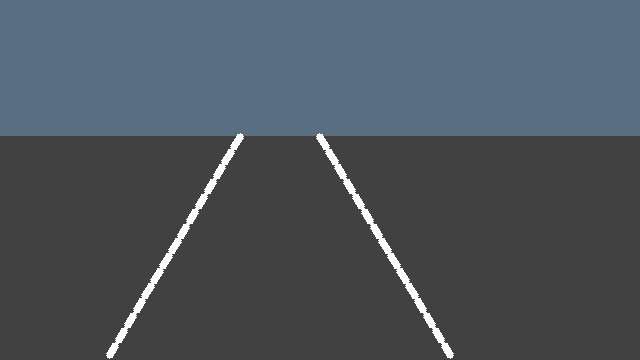
#> input picture data/test_images/highway_lane_02.jpg, 640 x 360 px
$ python -i color_space_isolator.py   (imports and definitions only)
#> lines starting #> are read from the running program, lines starting #| are printed output that depends on the picture; after the words box and inside, x2 and y2 are one past the last pixel; in counts of white or black regions, pixels touching at a corner belong together
### src/config.py
"""
LKA Project — Shared Configuration Loader
==========================================
Loads project_config.yaml and resolves all paths relative to the project root.
Import this in any script:

    from src.config import cfg, PATHS
"""

from dataclasses import dataclass
from pathlib import Path
from typing import Any, Dict, List, Optional, Tuple, Union

import yaml

# ── Project root is two levels above this file (src/config.py) ─────────────
PROJECT_ROOT = Path(__file__).resolve().parent.parent


# ==============================================================================
# Phase 2: Configuration Dataclasses
# ==============================================================================

@dataclass
class UploadConfig:
    staging_dir: str
    max_file_size_mb: int
    max_batch_size_gb: int
    accepted_image_formats: List[str]
    accepted_video_formats: List[str]
    accepted_archive_formats: List[str]
    thumbnail_size: Tuple[int, int]
    thumbnail_quality: int
    thumbnail_dir: str
    cleanup_staging_after_hours: int


@dataclass
class AutoAnnotationConfig:
    enabled: bool
    road_surface: dict
    lane_marking: dict
    confidence: dict
    output: dict


@dataclass
class QualityScoringConfig:
    dimension_mismatch_severity: str
    illegal_class_id_severity: str
    road_coverage_min: float
    road_coverage_max: float
    lane_coverage_min: float
    lane_coverage_max: float
    lane_width_min_px: int
    lane_width_max_px: int
    max_lane_fragments: int
    sky_region_top_fraction: float
    weights: dict
    thresholds: dict


@dataclass
class PipelineConfig:
    batch_id_method: str
    state_file: str
    auto_split_after_annotation: bool
    parallel_workers: int
    progress_poll_interval_sec: float


# ==============================================================================
# Phase 4 Section 5: Optical Extrinsics Dataclass
# ==============================================================================

import math


@dataclass
class CameraExtrinsics:
    """Camera extrinsic calibration parameters relative to vehicle ground plane and front axle."""
    mount_height_m: float = 1.20
    pitch_rad: float = 0.08726646
    roll_rad: float = 0.0
    yaw_rad: float = 0.0
    x_offset_m: float = 0.0
    z_offset_m: float = 0.50
    y_horizon_px: Optional[int] = None
    calibration_method: str = "default"
    timestamp: str = ""

    def compute_horizon_y(self, cy: float = 180.0, fy: float = 500.0) -> int:
        """y_horizon = cy - fy * tan(theta_pitch). Down-positive pitch lowers the horizon in image coords."""
        return int(round(cy - fy * math.tan(self.pitch_rad)))

    # [51 lines left out: functions validate, to_dict, save_yaml, from_yaml, not called in this run]


def _load_config() -> dict:
    config_path = PROJECT_ROOT / "configs" / "project_config.yaml"
    if not config_path.exists():
        raise FileNotFoundError(f"Config not found: {config_path}")
    with open(config_path, "r") as f:
        return yaml.safe_load(f)


cfg = _load_config()


def resolve(relative_path: str) -> Path:
    """Resolve a config path relative to project root."""
    return PROJECT_ROOT / relative_path


class _Paths:
    """Convenience object: PATHS.raw_frames, PATHS.train, etc."""
    def __init__(self, path_cfg: dict):
        for key, value in path_cfg.items():
            setattr(self, key, resolve(value))

    def all(self) -> dict:
        return {k: v for k, v in self.__dict__.items()}


PATHS = _Paths(cfg["paths"])


# [14 lines left out: function ensure_dirs, not called in this run]


# [5 lines that do not run on import are left out]

### src/perception/color_space_isolator.py
"""
src/perception/color_space_isolator.py
======================================
APEX-Vision Core v4.0 • Max-Level Multi-Color Space Fusion & Lane Isolator
ISO 26262 ASIL-B Aligned Computer Vision Feature Extraction

This module implements multi-space color decomposition and contrast-adaptive
histogram equalization (CLAHE) to isolate Yellow and White roadway and off-road
lane boundaries across high-dynamic-range lighting conditions.

Color Space Transformation Architecture:
----------------------------------------
1. HLS (Hue, Lightness, Saturation):
   - White isolation via high lightness ($L > 200$).
   - Yellow isolation via bounded hue ($15^\circ \le H \le 35^\circ$) and high saturation ($S > 80$).
2. CIE LAB ($L^*, a^*, b^*$):
   - Yellow boundary isolation via the opponent yellow-blue $b^*$-channel ($b^* > 145$).
3. YUV ($Y, U, V$):
   - White boundary isolation via calibrated luminance ($Y > 190$).
4. CLAHE (Contrast Limited Adaptive Histogram Equalization):
   - Applied to luminance / lightness channels ($L$ in HLS/LAB, $Y$ in YUV) with
     adaptive clip limits (default: 2.5, tile grid size: 8x8) to recover lane
     contrast beneath severe shadows, dusk, and headlight glare.
5. Morphological Post-Refinement:
   - Noise suppression via morphological opening ($3 \times 3$ ellipse) and gap
     closure via directional morphological dilation/closing ($5 \times 3$ kernel).
"""

from dataclasses import dataclass, field
import logging
import math
from pathlib import Path
import sys
import time
from typing import Any, Dict, List, Optional, Tuple, Union

import cv2
import numpy as np

# Absolute path setup and config import
PROJECT_ROOT = Path(__file__).resolve().parent.parent.parent
if str(PROJECT_ROOT) not in sys.path:
    sys.path.insert(0, str(PROJECT_ROOT))

from src.config import PATHS, cfg as CONFIG

logger = logging.getLogger("APEX.ColorSpaceIsolator")


@dataclass
class ColorIsolationConfig:
    """Configuration parameters for multi-color space boundary isolation."""
    # White Lane Thresholds
    white_hls_l_min: int = 200
    white_hls_l_max: int = 255
    white_yuv_y_min: int = 190
    white_yuv_y_max: int = 255
    white_rgb_r_min: int = 190
    white_rgb_g_min: int = 190
    white_rgb_b_min: int = 190

    # Yellow Lane Thresholds
    yellow_lab_b_min: int = 145
    yellow_lab_b_max: int = 255
    yellow_hls_h_min: int = 15
    yellow_hls_h_max: int = 35
    yellow_hls_s_min: int = 80
    yellow_hls_s_max: int = 255

    # Off-Road Dirt / Earth Thresholds (BAJA Buggy Profile)
    dirt_hls_h_min: int = 8
    dirt_hls_h_max: int = 25
    dirt_hls_l_min: int = 60
    dirt_hls_l_max: int = 160
    dirt_hls_s_min: int = 40
    dirt_hls_s_max: int = 180

    # CLAHE Configuration
    enable_clahe: bool = True
    clahe_clip_limit: float = 2.5
    clahe_tile_grid_size: Tuple[int, int] = (8, 8)

    # Morphological Filter Kernel Sizes
    morph_kernel_open: Tuple[int, int] = (3, 3)
    morph_kernel_close: Tuple[int, int] = (5, 3)

    # Adaptive Shadow / Glare Compensation
    enable_adaptive_lighting: bool = True
    glare_mean_threshold: float = 185.0
    shadow_mean_threshold: float = 65.0


@dataclass
class ColorIsolationResult:
    """Result telemetry from multi-space color isolation pass."""
    white_binary_mask: np.ndarray
    yellow_binary_mask: np.ndarray
    combined_binary_mask: np.ndarray
    dirt_boundary_mask: Optional[np.ndarray] = None
    clahe_enhanced_bgr: Optional[np.ndarray] = None
    hls_image: Optional[np.ndarray] = None
    lab_image: Optional[np.ndarray] = None
    yuv_image: Optional[np.ndarray] = None
    processing_time_ms: float = 0.0
    detected_lighting_condition: str = "NORMAL"
    mean_scene_luminance: float = 0.0
    white_pixel_count: int = 0
    yellow_pixel_count: int = 0

    # [8 lines left out: function get_summary_metrics, not called in this run]


class ColorSpaceIsolator:
    """
    Orchestrates high-precision multi-color space fusion, CLAHE contrast
    equalization, and boundary isolation for roadway and off-road environments.
    """

    def __init__(self, config: Optional[ColorIsolationConfig] = None):
        self.config = config or ColorIsolationConfig()

        # Instantiate OpenCV CLAHE processor
        self.clahe = cv2.createCLAHE(
            clipLimit=self.config.clahe_clip_limit,
            tileGridSize=self.config.clahe_tile_grid_size,
        )

        # Pre-build morphological structuring elements
        self.kernel_open = cv2.getStructuringElement(
            cv2.MORPH_ELLIPSE, self.config.morph_kernel_open
        )
        self.kernel_close = cv2.getStructuringElement(
            cv2.MORPH_RECT, self.config.morph_kernel_close
        )

    def apply_clahe_enhancement(self, bgr_image: np.ndarray) -> np.ndarray:
        """
        Apply CLAHE across the luminance channel in LAB color space to equalize
        lighting without distorting chromaticity values.
        """
        lab = cv2.cvtColor(bgr_image, cv2.COLOR_BGR2LAB)
        l_chan, a_chan, b_chan = cv2.split(lab)
        l_equalized = self.clahe.apply(l_chan)
        lab_equalized = cv2.merge([l_equalized, a_chan, b_chan])
        return cv2.cvtColor(lab_equalized, cv2.COLOR_LAB2BGR)

    def assess_lighting_condition(self, bgr_image: np.ndarray) -> Tuple[str, float]:
        """
        Assess scene lighting distribution to dynamically adjust threshold offsets.
        Returns condition tag: NORMAL, GLARE, SHADOW, or DUSK_NIGHT.
        """
        gray = cv2.cvtColor(bgr_image, cv2.COLOR_BGR2GRAY)
        mean_val = float(np.mean(gray))

        if mean_val > self.config.glare_mean_threshold:
            return "GLARE", mean_val
        elif mean_val < self.config.shadow_mean_threshold:
            return "DUSK_NIGHT", mean_val
        elif np.std(gray) > 65.0:
            return "HIGH_CONTRAST_SHADOW", mean_val
        return "NORMAL", mean_val

    def isolate_white_boundaries(
        self,
        bgr_image: np.ndarray,
        hls_image: np.ndarray,
        yuv_image: np.ndarray,
        lighting_tag: str,
    ) -> np.ndarray:
        """
        Isolate white lane markings combining HLS Lightness, YUV Luminance, and RGB thresholds.
        """
        # Dynamic threshold adaptation under glare or night
        l_thresh = self.config.white_hls_l_min
        y_thresh = self.config.white_yuv_y_min

        if lighting_tag == "GLARE":
            l_thresh = min(240, l_thresh + 20)
            y_thresh = min(235, y_thresh + 20)
        elif lighting_tag == "DUSK_NIGHT":
            l_thresh = max(160, l_thresh - 35)
            y_thresh = max(150, y_thresh - 35)

        # 1. HLS Lightness mask
        hls_l = hls_image[:, :, 1]
        mask_hls = cv2.inRange(hls_l, l_thresh, self.config.white_hls_l_max)

        # 2. YUV Luminance mask
        yuv_y = yuv_image[:, :, 0]
        mask_yuv = cv2.inRange(yuv_y, y_thresh, self.config.white_yuv_y_max)

        # 3. RGB high-intensity mask
        lower_rgb = np.array([
            self.config.white_rgb_b_min,
            self.config.white_rgb_g_min,
            self.config.white_rgb_r_min,
        ], dtype=np.uint8)
        upper_rgb = np.array([255, 255, 255], dtype=np.uint8)
        mask_rgb = cv2.inRange(bgr_image, lower_rgb, upper_rgb)

        # Fusion: HLS Lightness combined with YUV Luminance or high RGB
        white_mask = cv2.bitwise_and(mask_hls, cv2.bitwise_or(mask_yuv, mask_rgb))

        # Morphological noise removal
        white_clean = cv2.morphologyEx(white_mask, cv2.MORPH_OPEN, self.kernel_open)
        white_final = cv2.morphologyEx(white_clean, cv2.MORPH_CLOSE, self.kernel_close)
        return white_final

    def isolate_yellow_boundaries(
        self,
        bgr_image: np.ndarray,
        hls_image: np.ndarray,
        lab_image: np.ndarray,
        lighting_tag: str,
    ) -> np.ndarray:
        """
        Isolate yellow lane markings fusing LAB b*-channel (yellow-blue opponent)
        and HLS Hue-Saturation boundaries.
        """
        b_thresh = self.config.yellow_lab_b_min
        s_thresh = self.config.yellow_hls_s_min

        if lighting_tag == "DUSK_NIGHT":
            b_thresh = max(135, b_thresh - 10)
            s_thresh = max(60, s_thresh - 20)

        # 1. LAB b*-channel thresholding (positive values represent yellow)
        lab_b = lab_image[:, :, 2]
        mask_lab_b = cv2.inRange(lab_b, b_thresh, self.config.yellow_lab_b_max)

        # 2. HLS Hue & Saturation thresholding (yellow hue typically in 15-35 range)
        lower_hls = np.array([
            self.config.yellow_hls_h_min,
            30,
            s_thresh,
        ], dtype=np.uint8)
        upper_hls = np.array([
            self.config.yellow_hls_h_max,
            240,
            self.config.yellow_hls_s_max,
        ], dtype=np.uint8)
        mask_hls_yellow = cv2.inRange(hls_image, lower_hls, upper_hls)

        # Fusion: Bitwise OR between LAB b* and HLS yellow
        yellow_mask = cv2.bitwise_or(mask_lab_b, mask_hls_yellow)

        # Morphological filtering
        yellow_clean = cv2.morphologyEx(yellow_mask, cv2.MORPH_OPEN, self.kernel_open)
        yellow_final = cv2.morphologyEx(yellow_clean, cv2.MORPH_CLOSE, self.kernel_close)
        return yellow_final

    # [27 lines left out: function isolate_offroad_dirt_boundaries, not called in this run]

    def process(
        self,
        bgr_image: np.ndarray,
        extract_dirt: bool = False,
    ) -> ColorIsolationResult:
        """
        Execute full multi-color space boundary isolation pass.
        """
        t_start = time.perf_counter()

        if bgr_image is None or bgr_image.size == 0:
            empty_mask = np.zeros((360, 640), dtype=np.uint8)
            return ColorIsolationResult(
                white_binary_mask=empty_mask,
                yellow_binary_mask=empty_mask,
                combined_binary_mask=empty_mask,
                detected_lighting_condition="INVALID_INPUT",
            )

        # 1. Assess Lighting Distribution
        lighting_tag, mean_lum = self.assess_lighting_condition(bgr_image)

        # 2. Apply CLAHE if enabled
        if self.config.enable_clahe:
            enhanced_bgr = self.apply_clahe_enhancement(bgr_image)
        else:
            enhanced_bgr = bgr_image.copy()

        # 3. Transform into Target Color Spaces
        hls = cv2.cvtColor(enhanced_bgr, cv2.COLOR_BGR2HLS)
        lab = cv2.cvtColor(enhanced_bgr, cv2.COLOR_BGR2LAB)
        yuv = cv2.cvtColor(enhanced_bgr, cv2.COLOR_BGR2YUV)

        # 4. Isolate White and Yellow Boundaries
        white_mask = self.isolate_white_boundaries(enhanced_bgr, hls, yuv, lighting_tag)
        yellow_mask = self.isolate_yellow_boundaries(enhanced_bgr, hls, lab, lighting_tag)

        # 5. Extract Off-Road Dirt if requested
        dirt_mask = None
        if extract_dirt:
            dirt_mask = self.isolate_offroad_dirt_boundaries(hls, lab)

        # 6. Combine Binary Masks
        combined_mask = cv2.bitwise_or(white_mask, yellow_mask)
        if dirt_mask is not None:
            combined_mask = cv2.bitwise_or(combined_mask, dirt_mask)

        # Count isolated pixels
        n_white = int(cv2.countNonZero(white_mask))
        n_yellow = int(cv2.countNonZero(yellow_mask))

        elapsed_ms = (time.perf_counter() - t_start) * 1000.0

        return ColorIsolationResult(
            white_binary_mask=white_mask,
            yellow_binary_mask=yellow_mask,
            combined_binary_mask=combined_mask,
            dirt_boundary_mask=dirt_mask,
            clahe_enhanced_bgr=enhanced_bgr,
            hls_image=hls,
            lab_image=lab,
            yuv_image=yuv,
            processing_time_ms=elapsed_ms,
            detected_lighting_condition=lighting_tag,
            mean_scene_luminance=mean_lum,
            white_pixel_count=n_white,
            yellow_pixel_count=n_yellow,
        )

    # [84 lines left out: functions generate_diagnostic_visualization, suppress_shadow_artifacts, isolate_multiscale_gravel_edges, not called in this run]


class TemporalColorCalibrationTracker:
    """
    Maintains an exponential moving average of road surface and sky chromaticity
    to stabilize color segmentation thresholds across dynamic cloud cover and tunnels.
    """

    # [26 lines left out: functions __init__, update, not called in this run]


# ═══════════════════════════════════════════════════════════════════════════════
# Standalone Factory & Self-Verification
# ═══════════════════════════════════════════════════════════════════════════════

def get_color_space_isolator(config: Optional[ColorIsolationConfig] = None) -> ColorSpaceIsolator:
    """Factory constructor for ColorSpaceIsolator."""
    return ColorSpaceIsolator(config=config)


# [34 lines left out: function run_unit_tests, not called in this run]


# [3 lines not run here, left out]

>>> import cv2
>>> picture = cv2.imread('../../data/test_images/highway_lane_02.jpg')
#> picture is the input picture: shape (360, 640, 3); mean B, G, R 92.1, 84.9, 77
>>> result = ColorSpaceIsolator().process(picture)
#> in assess_lighting_condition, `gray = cv2.cvtColor(bgr_image, cv2.COLOR_BGR2GRAY)`:
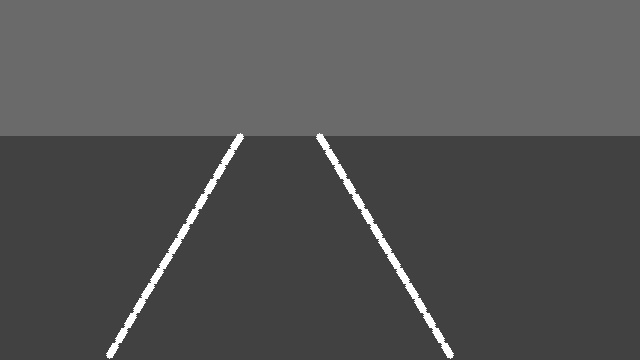
#> gray: shape (360, 640); min 58, max 255, mean 83.4
#> in assess_lighting_condition, `mean_val = float(np.mean(gray))`: mean_val = 83.4
#> in process, `lighting_tag, mean_lum = self.assess_lighting_condition(bgr_image)`: lighting_tag = 'NORMAL'; mean_lum = 83.4
#> in apply_clahe_enhancement, `lab = cv2.cvtColor(bgr_image, cv2.COLOR_BGR2LAB)`: lab: shape (360, 640, 3); mean of channels 0, 1, 2 90.2, 126.9, 123.1
#> in apply_clahe_enhancement, `l_chan, a_chan, b_chan = cv2.split(lab)`:
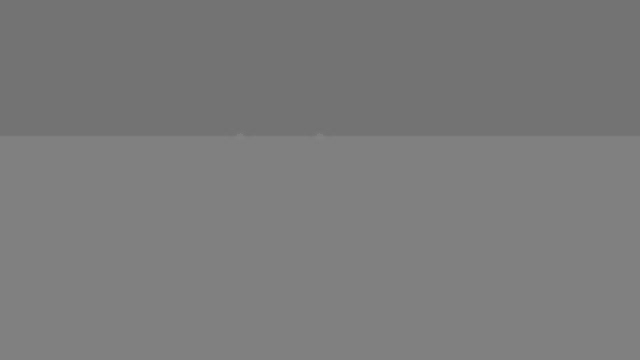
#> b_chan: shape (360, 640); min 114, max 131, mean 123.1
#> in apply_clahe_enhancement, `lab_equalized = cv2.merge([l_equalized, a_chan, b_chan])`: lab_equalized: shape (360, 640, 3); mean of channels 0, 1, 2 93.6, 126.9, 123.1
#> in process, `hls = cv2.cvtColor(enhanced_bgr, cv2.COLOR_BGR2HLS)`: hls: shape (360, 640, 3); mean of channels 0, 1, 2 39.8, 87.4, 17.4
#> in process, `lab = cv2.cvtColor(enhanced_bgr, cv2.COLOR_BGR2LAB)`: lab: shape (360, 640, 3); mean of channels 0, 1, 2 93.7, 126.9, 123.1
#> in process, `yuv = cv2.cvtColor(enhanced_bgr, cv2.COLOR_BGR2YUV)`: yuv: shape (360, 640, 3); mean of channels 0, 1, 2 86.3, 132.2, 122.3
#> in isolate_white_boundaries, `mask_hls = cv2.inRange(hls_l, l_thresh, self.config.white_hls_l_max)`:
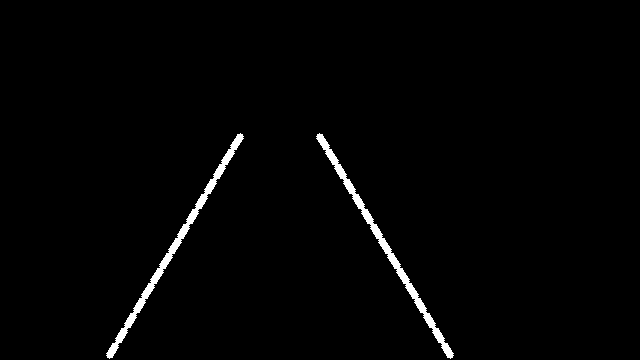
#> mask_hls: shape (360, 640); 1.5% white; 2 white regions, box (x1, y1, x2, y2) and area: (106, 133, 244, 359) 1774, (316, 133, 454, 359) 1774
#> in isolate_white_boundaries, `white_clean = cv2.morphologyEx(white_mask, cv2.MORPH_OPEN, self.kernel..`: white_clean: shape (360, 640); 1.5% white; 2 white regions, box (x1, y1, x2, y2) and area: (106, 133, 244, 359) 1742, (316, 133, 454, 359) 1742
#> in isolate_white_boundaries, `white_final = cv2.morphologyEx(white_clean, cv2.MORPH_CLOSE, self.kern..`:
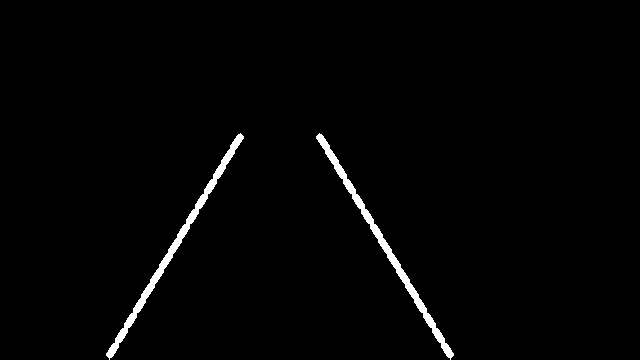
#> white_final: shape (360, 640); 1.6% white; 2 white regions, box (x1, y1, x2, y2) and area: (106, 133, 244, 360) 1801, (316, 133, 454, 360) 1801
#> in isolate_yellow_boundaries, `mask_lab_b = cv2.inRange(lab_b, b_thresh, self.config.yellow_lab_b_max)`: mask_lab_b: shape (360, 640); every value is 0
#> in process, `n_white = int(cv2.countNonZero(white_mask))`: n_white = 3602
#> in process, `n_yellow = int(cv2.countNonZero(yellow_mask))`: n_yellow = 0

$ run again, on data/test_images/straight_road_01.jpg
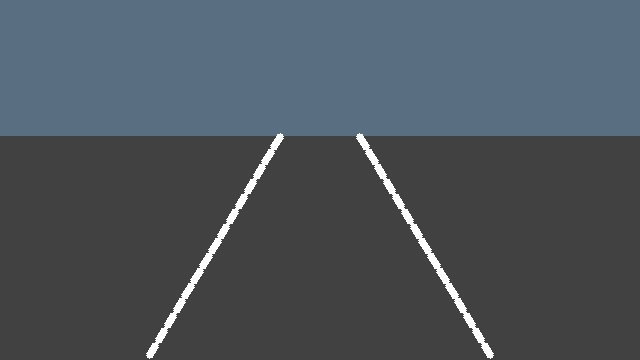
#> input picture data/test_images/straight_road_01.jpg, 640 x 360 px
#> picture is the input picture: shape (360, 640, 3); mean B, G, R 92.1, 84.9, 77
#> in assess_lighting_condition, `gray = cv2.cvtColor(bgr_image, cv2.COLOR_BGR2GRAY)`:
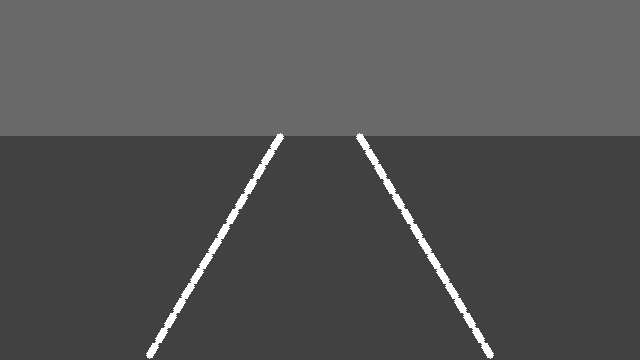
#> gray: shape (360, 640); min 58, max 255, mean 83.4
#> mean_val = 83.4
#> lighting_tag = 'NORMAL'; mean_lum = 83.4
#> lab_equalized: shape (360, 640, 3); mean of channels 0, 1, 2 93.6, 126.9, 123.1
#> hls: shape (360, 640, 3); mean of channels 0, 1, 2 39.7, 87.3, 17.4
#> yuv: shape (360, 640, 3); mean of channels 0, 1, 2 86.2, 132.2, 122.3
#> mask_hls: shape (360, 640); 1.5% white; 2 white regions, box (x1, y1, x2, y2) and area: (146, 133, 284, 359) 1774, (356, 133, 494, 359) 1774
#> white_clean: shape (360, 640); 1.5% white; 2 white regions, box (x1, y1, x2, y2) and area: (146, 133, 284, 359) 1742, (356, 133, 494, 359) 1742
#> in isolate_white_boundaries, `white_final = cv2.morphologyEx(white_clean, cv2.MORPH_CLOSE, self.kern..`:
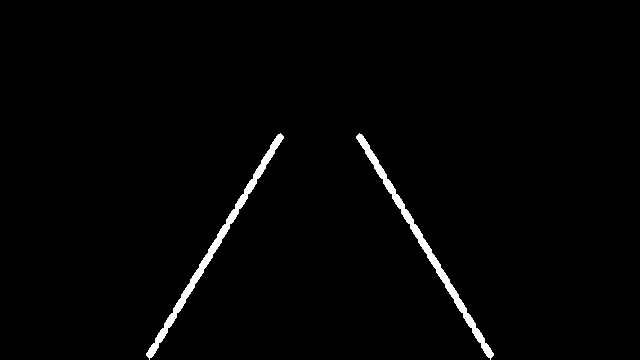
#> white_final: shape (360, 640); 1.6% white; 2 white regions, box (x1, y1, x2, y2) and area: (146, 133, 284, 360) 1801, (356, 133, 494, 360) 1801
#> mask_lab_b: shape (360, 640); every value is 0
#> n_white = 3602
#> n_yellow = 0
